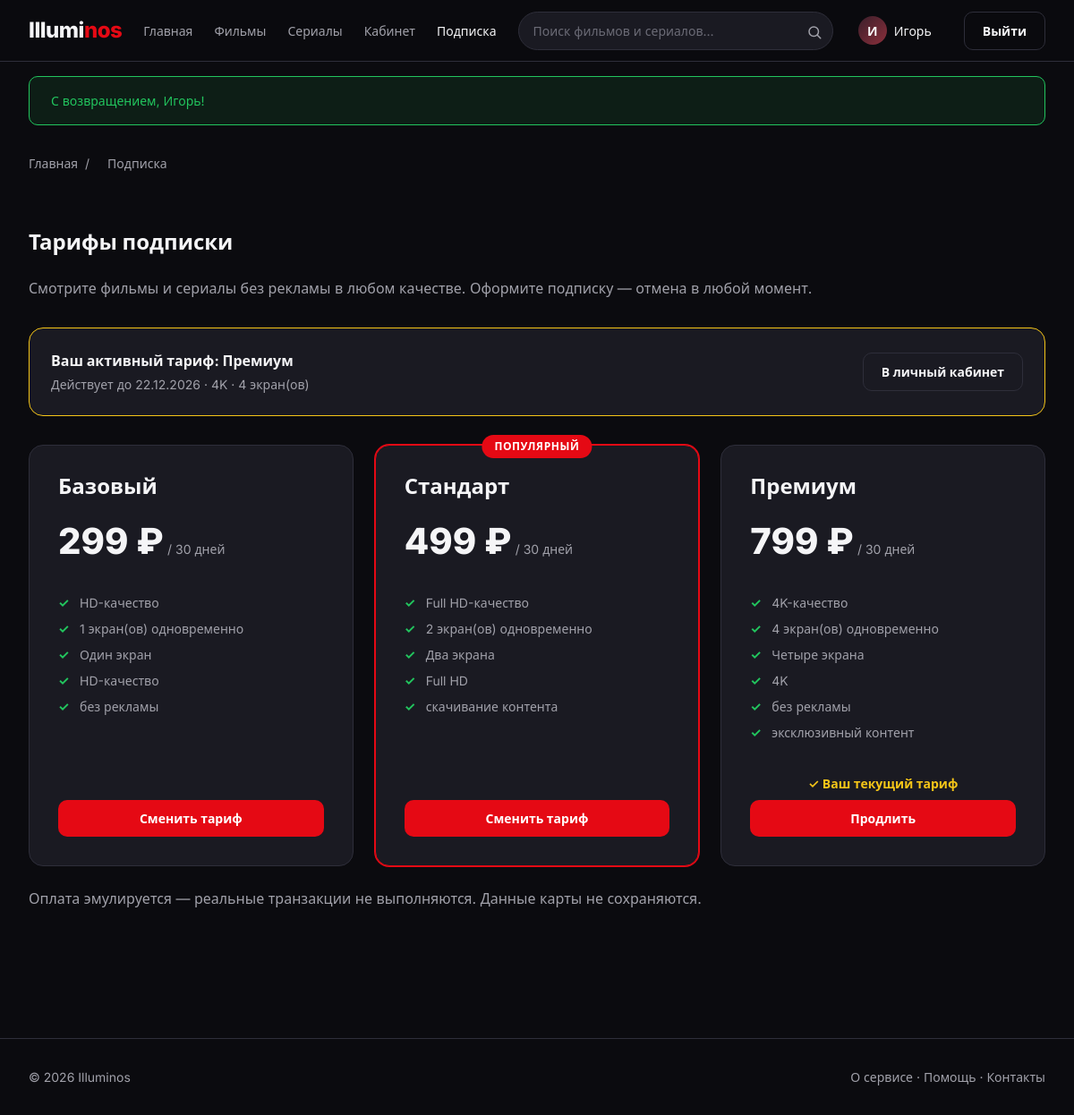
The app's page /subscription.php (signed in) with its own data.
### tables this page shows
CREATE TABLE `users` (
  `id` int UNSIGNED NOT NULL,
  `name` varchar(100) NOT NULL,
  `email` varchar(255) NOT NULL,
  `password_hash` varchar(255) NOT NULL,
  `role` enum('user','subscriber','admin') NOT NULL DEFAULT 'user',
  `created_at` timestamp NOT NULL DEFAULT CURRENT_TIMESTAMP
);

CREATE TABLE `subscriptions` (
  `id` int UNSIGNED NOT NULL,
  `user_id` int UNSIGNED NOT NULL,
  `plan_id` int UNSIGNED NOT NULL,
  `status` enum('active','expired','cancelled') NOT NULL DEFAULT 'active',
  `started_at` timestamp NOT NULL DEFAULT CURRENT_TIMESTAMP,
  `expires_at` datetime NOT NULL
);

CREATE TABLE `plans` (
  `id` int UNSIGNED NOT NULL,
  `name` varchar(50) NOT NULL,
  `price` decimal(10,2) NOT NULL,
  `duration_days` smallint UNSIGNED NOT NULL DEFAULT '30',
  `screens` tinyint UNSIGNED NOT NULL DEFAULT '1',
  `quality` varchar(20) NOT NULL DEFAULT 'HD',
  `features` text,
  `is_active` tinyint(1) NOT NULL DEFAULT '1'
);

### includes/helpers.php (called while the page is built, shortened)
<?php
function e(?string $s): string
{
    return htmlspecialchars((string)$s, ENT_QUOTES | ENT_HTML5, 'UTF-8');
}
function fetchAll(mysqli $conn, string $sql, array $params = [], string $types = ''): array
{
    $stmt = $conn->prepare($sql);
    if ($params) $stmt->bind_param($types, ...$params);
    $stmt->execute();
    $res  = $stmt->get_result();
    $rows = $res ? $res->fetch_all(MYSQLI_ASSOC) : [];
    return $rows;
}
function fetchOne(mysqli $conn, string $sql, array $params = [], string $types = ''): ?array
{
    $rows = fetchAll($conn, $sql, $params, $types);
    return $rows[0] ?? null;
}
function initials(string $name): string
{
    $parts = preg_split('/\s+/u', trim($name)) ?: [];
    $out = '';
    foreach (array_slice($parts, 0, 2) as $p) {
        $out .= mb_strtoupper(mb_substr($p, 0, 1, 'UTF-8'), 'UTF-8');
    }
    return $out !== '' ? $out : '?';
}
function getActiveSubscription(mysqli $conn, int $userId): ?array
{
    return fetchOne($conn,
        'SELECT s.*, p.name AS plan_name, p.price, p.quality, p.screens
           FROM subscriptions s
           JOIN plans p ON p.id = s.plan_id
          WHERE s.user_id = ?
            AND s.status = "active"
            AND s.expires_at > NOW()
          ORDER BY s.expires_at DESC
          LIMIT 1',
        [$userId], 'i');
}
function getAllPlans(mysqli $conn, bool $onlyActive = true): array
{
    $sql = 'SELECT * FROM plans';
    if ($onlyActive) $sql .= ' WHERE is_active = 1';
    $sql .= ' ORDER BY price ASC, id ASC';
    return fetchAll($conn, $sql);
}

### includes/auth.php (called while the page is built, shortened)
<?php
function current_user(mysqli $conn): ?array
{
    $stmt = $conn->prepare(
        'SELECT id, name, email, role, created_at FROM users WHERE id = ? LIMIT 1'
    );
    $stmt->bind_param('i', $_SESSION['user_id']);
    $stmt->execute();
    $res  = $stmt->get_result();
    $user = $res ? $res->fetch_assoc() : null;
    return $user ?: null;
}

### includes/session.php (called while the page is built, shortened)
<?php
function flash_get(string $type): ?string
{
    $key = 'flash_' . $type;
    if (!empty($_SESSION[$key])) {
        $msg = (string)$_SESSION[$key];
        return $msg;
    }
    return null;
}

### subscription.php (the view, shortened to what this page needs)
<?php
require_once __DIR__ . '/config/db.php';
require_once __DIR__ . '/includes/session.php';
require_once __DIR__ . '/includes/helpers.php';
require_once __DIR__ . '/includes/auth.php';
$plans        = getAllPlans($conn);
$currentUser  = current_user($conn);
$subscription = $currentUser !== null
    ? getActiveSubscription($conn, (int)$currentUser['id'])
    : null;
$activePage      = 'subscription';
require __DIR__ . '/includes/header.php';
?>
<main>
  <div class="container breadcrumbs" aria-label="Навигационная цепочка">
    <a href="index.php">Главная</a><span>/</span>
    <span aria-current="page">Подписка</span>
  </div>
  <section class="section container">
    <h1 class="section-title">Тарифы подписки</h1>
    <p class="section-subtitle">
      Смотрите фильмы и сериалы без рекламы в любом качестве. Оформите подписку — отмена в любой момент.
    </p>
    <?php if ($subscription): ?>
      <div class="subscription-banner">
        <div>
          <p class="subscription-banner__title">Ваш активный тариф: <?= e($subscription['plan_name']) ?></p>
          <p class="subscription-banner__meta">
            Действует до <?= e(date('d.m.Y', strtotime($subscription['expires_at']))) ?>
            · <?= e($subscription['quality']) ?> · <?= (int)$subscription['screens'] ?> экран(ов)
          </p>
        </div>
        <a href="cabinet.php" class="btn btn--ghost">В личный кабинет</a>
      </div>
    <?php endif; ?>
    <?php if (!$plans): ?>
      <div class="empty-state">
        <p class="empty-state__text">Тарифы временно недоступны. Загляните позже.</p>
      </div>
    <?php else: ?>
      <div class="plans-grid">
        <?php foreach ($plans as $idx => $plan):
          $isCurrent  = $subscription && (int)$subscription['plan_id'] === (int)$plan['id'];
          $isFeatured = $idx === 1;
          $features   = array_filter(array_map('trim', explode(',', (string)$plan['features'])));
        ?>
          <article class="plan-card <?= $isFeatured ? 'plan-card--featured' : '' ?>">
            <?php if ($isFeatured): ?>
              <span class="plan-card__badge">Популярный</span>
            <?php endif; ?>
            <h2 class="plan-card__name"><?= e($plan['name']) ?></h2>
            <p class="plan-card__price">
              <span class="plan-card__price-value"><?= number_format((float)$plan['price'], 0, '.', ' ') ?> ₽</span>
              <span class="plan-card__price-period">/ <?= (int)$plan['duration_days'] ?> дней</span>
            </p>
            <ul class="plan-card__features">
              <li><?= e($plan['quality']) ?>-качество</li>
              <li><?= (int)$plan['screens'] ?> экран(ов) одновременно</li>
              <?php foreach ($features as $feature): ?>
                <li><?= e($feature) ?></li>
              <?php endforeach; ?>
            </ul>
            <?php if ($isCurrent): ?>
              <p class="plan-card__current">✓ Ваш текущий тариф</p>
              <a href="checkout.php?plan_id=<?= (int)$plan['id'] ?>" class="btn btn--accent btn--block">Продлить</a>
            <?php else: ?>
              <a href="checkout.php?plan_id=<?= (int)$plan['id'] ?>" class="btn btn--accent btn--block">
                <?= $subscription ? 'Сменить тариф' : 'Выбрать тариф' ?>
              </a>
            <?php endif; ?>
          </article>
        <?php endforeach; ?>
      </div>
    <?php endif; ?>
    <p class="section-subtitle mt-4">
      Оплата эмулируется — реальные транзакции не выполняются. Данные карты не сохраняются.
    </p>
  </section>
</main>
<?php require __DIR__ . '/includes/footer.php'; ?>

### includes/header.php (shortened to what this page needs)
<?php
$headerQuery = isset($_GET['q']) ? (string)$_GET['q'] : '';
?>
<!DOCTYPE html>
<html lang="ru">
<head>
  <link href="https://cdn.jsdelivr.net/npm/bootstrap@5.3.2/dist/css/bootstrap.min.css" rel="stylesheet">
  <link rel="stylesheet" href="assets/css/palette.css">
  <link rel="stylesheet" href="assets/css/style.css">
</head>
<body>
<header class="site-header">
  <div class="container site-header__inner">
    <a href="index.php" class="logo">Illumi<span>nos</span></a>
    <nav class="main-nav" aria-label="Основная навигация">
      <a href="index.php" class="main-nav__link <?= ($activePage ?? '') === 'home'   ? 'is-active' : '' ?>">Главная</a>
      <a href="movies.php" class="main-nav__link <?= ($activePage ?? '') === 'movies' ? 'is-active' : '' ?>">Фильмы</a>
      <a href="series.php" class="main-nav__link <?= ($activePage ?? '') === 'series' ? 'is-active' : '' ?>">Сериалы</a>
      <?php if (!empty($currentUser)): ?>
        <a href="cabinet.php" class="main-nav__link <?= ($activePage ?? '') === 'cabinet' ? 'is-active' : '' ?>">Кабинет</a>
      <?php endif; ?>
      <a href="subscription.php" class="main-nav__link <?= ($activePage ?? '') === 'subscription' ? 'is-active' : '' ?>">Подписка</a>
    </nav>
    <form class="header-search" role="search" aria-label="Поиск"
          action="search.php" method="get">
      <input id="header-search" type="search" name="q"
             class="header-search__input"
             value="<?= e($headerQuery) ?>"
             placeholder="Поиск фильмов и сериалов…"
             autocomplete="off">
      <button type="submit" class="header-search__btn" aria-label="Искать">
        <svg width="18" height="18" viewBox="0 0 24 24" fill="none" stroke="currentColor" stroke-width="2" stroke-linecap="round">
          <circle cx="11" cy="11" r="7"/><path d="m21 21-4.3-4.3"/>
        </svg>
      </button>
    </form>
    <?php if (!empty($currentUser)): ?>
      <a href="cabinet.php" class="user-badge" title="Личный кабинет">
        <span class="user-badge__avatar"><?= e(initials($currentUser['name'])) ?></span>
        <span class="user-badge__name"><?= e($currentUser['name']) ?></span>
      </a>
      <a href="logout.php" class="btn btn--ghost header-login">Выйти</a>
    <?php else: ?>
      <a href="login.php" class="btn btn--accent header-login">Войти</a>
    <?php endif; ?>
  </div>
</header>
<?php
$flashSuccess = function_exists('flash_get') ? flash_get('success') : null;
$flashError   = function_exists('flash_get') ? flash_get('error')   : null;
if ($flashSuccess || $flashError):
?>
<div class="container">
  <div class="flash-area">
    <?php if ($flashSuccess): ?>
      <div class="flash flash--success"><?= e($flashSuccess) ?></div>
    <?php endif; ?>
  </div>
</div>
<?php endif; ?>

### assets/css/palette.css (style rules this page uses)
:root { --color-bg: #0B0B0F; --color-surface: #1A1A22; --color-surface-2: #23232D; --color-border: #2E2E3A; --color-text: #F5F5F7; --color-text-muted: #A1A1AA; --color-text-dim: #6B6B76; --color-accent: #E50914; --color-accent-hover: #F6121D; --color-gold: #F5C518; --color-success: #22C55E; --color-error: #EF4444; --font-main: "Inter", "Manrope", system-ui, -apple-system, "Segoe UI", sans-serif; --fs-xs: 0.75rem; --fs-sm: 0.875rem; --fs-base: 1rem; --fs-lg: 1.125rem; --fs-xl: 1.5rem; --fs-2xl: 2rem; --fs-3xl: 2.5rem; --fs-4xl: 3rem; --lh-tight: 1.2; --lh-base: 1.5; --space-xs: 4px; --space-sm: 8px; --space-md: 16px; --space-lg: 24px; --space-xl: 32px; --space-2xl: 48px; --space-3xl: 64px; --radius-sm: 6px; --radius-md: 10px; --radius-lg: 16px; --radius-pill: 999px; --container-max: 1440px; --container-pad: 24px; --shadow-card: 0 8px 24px rgba(0, 0, 0, 0.35); --transition: 0.2s ease; }

### records on screen
users: name "И", name "Игорь"
subscriptions: plan.name "Премиум", expires_at "22.12.2026", plan.quality "4K", plan.screens "4"
plans: name "Базовый", price "299", duration_days "30", quality "HD", screens "1", features "Один экран", features "HD-качество", features "без рекламы", shows "Сменить тариф"
plans: shows "ПОПУЛЯРНЫЙ", name "Стандарт", price "499", duration_days "30", quality "Full HD", screens "2", features "Два экрана", features "Full HD", features "скачивание контента", shows "Сменить тариф"
plans: name "Премиум", price "799", duration_days "30", quality "4K", screens "4", features "Четыре экрана", features "4K", features "без рекламы", features "эксклюзивный контент"

### other values on screen
$flashSuccess "С возвращением, Игорь!"
